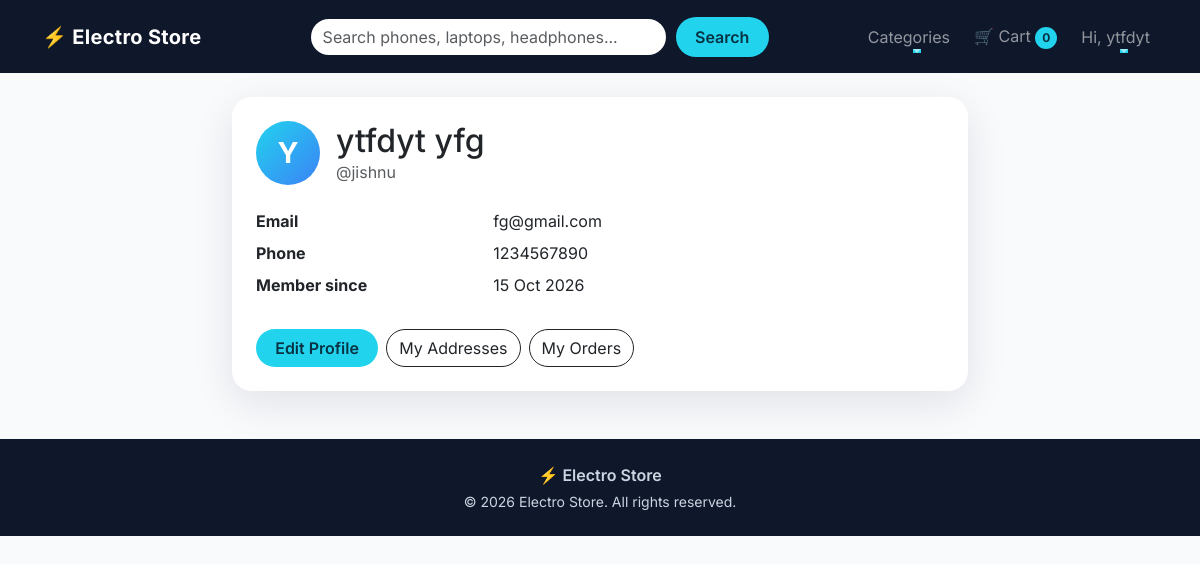
Before: /accounts/profile/ (signed in) with the older database file.
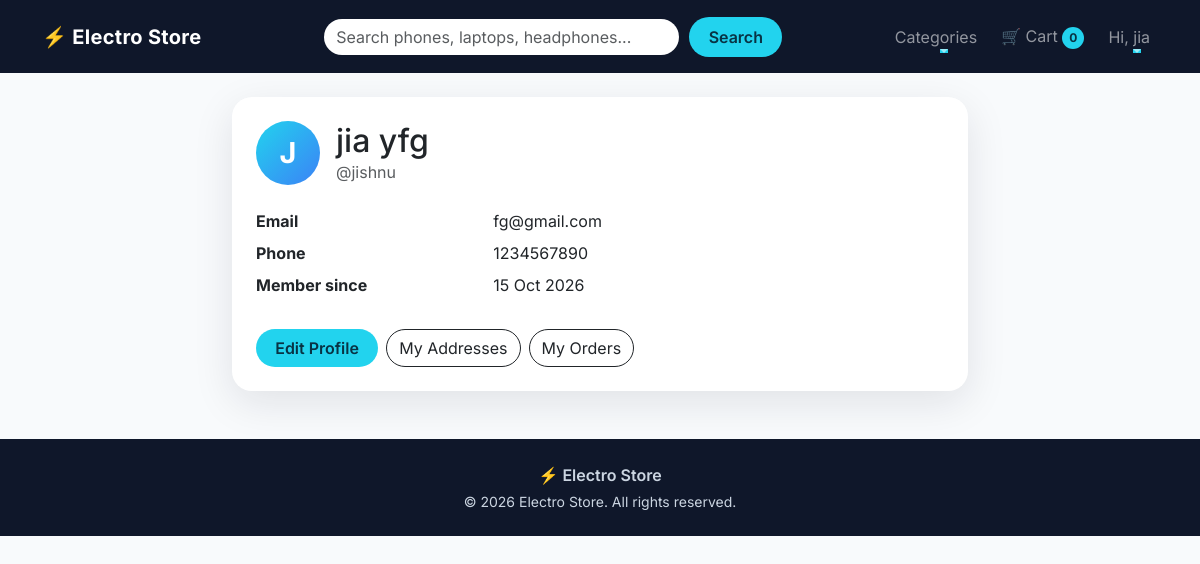
After: the same page with the newer database file.
### accounts/models.py (models this page shows)
class User(AbstractUser):
    phone = models.CharField(max_length=15, blank=True)

### accounts/views.py (the view)
# urls.py: path('profile/',views.profile_view,name='profile'),
@login_required
def profile_view(request):
    return render(request,'accounts_templates/profile.html')

### cart/context_processors.py (called while the page is built)
def cart_count(request):
    count = 0
    if request.user.is_authenticated:
        cart = Cart.objects.filter(user=request.user).first()
        if cart:
            count = cart.total_items
    return {'cart_count': count}

### store/context_processors.py (called while the page is built)
def categories(request):
    return {'nav_categories' : Category.objects.all()}

### templates/accounts_templates/profile.html (shortened to what this page needs)
{% extends 'base.html' %}
{% block content %}
<div class="row justify-content-center">
  <div class="col-lg-8">
    <div class="card auth-card p-4">
      <div class="d-flex align-items-center gap-3 mb-4">
        <div class="avatar">{{ user.first_name|default:user.username|slice:":1"|upper }}</div>
        <div>
          <h2 class="mb-0">{{ user.get_full_name|default:user.username }}</h2>
          <p class="text-muted mb-0">@{{ user.username }}</p>
        </div>
      </div>
      <dl class="row mb-4">
        <dt class="col-sm-4">Email</dt>
        <dd class="col-sm-8">{{ user.email|default:"Not added" }}</dd>
        <dt class="col-sm-4">Phone</dt>
        <dd class="col-sm-8">{{ user.phone|default:"Not added" }}</dd>
        <dt class="col-sm-4">Member since</dt>
        <dd class="col-sm-8">{{ user.date_joined|date:"d M Y" }}</dd>
      </dl>
      <div class="d-flex gap-2 flex-wrap">
        <a href="{% url 'accounts:edit_profile' %}" class="btn btn-accent">Edit Profile</a>
        <a href="{% url 'accounts:address_list' %}" class="btn btn-outline-dark rounded-pill">My Addresses</a>
        <a href="#" class="btn btn-outline-dark rounded-pill">My Orders</a>
      </div>
    </div>
  </div>
</div>
{% endblock %}

### templates/base.html (shortened to what this page needs)
{% load static %}
<!DOCTYPE html>
<html lang="en">
<head>
  <link href="https://cdn.jsdelivr.net/npm/bootstrap@5.3.3/dist/css/bootstrap.min.css" rel="stylesheet">
  <link href="{% static 'css/style.css' %}" rel="stylesheet">
</head>
<body>
  <nav class="navbar navbar-expand-lg navbar-dark sticky-top site-navbar" id="mainNavbar">
    <div class="container">
      <a class="navbar-brand" href="{% url 'store:home' %}"><span class="brand-icon">⚡</span> Electro Store</a>
      <div class="collapse navbar-collapse" id="navMenu">
        <form class="search-form mx-lg-auto my-3 my-lg-0" role="search" action="{% url 'store:product_list' %}" method="get">
          <input class="form-control" type="search" name="q" placeholder="Search phones, laptops, headphones...">
          <button class="btn btn-accent" type="submit">Search</button>
        </form>
        <ul class="navbar-nav align-items-lg-center gap-lg-2">
          <li class="nav-item dropdown">
            <a class="nav-link nav-anim dropdown-toggle" href="#" role="button" data-bs-toggle="dropdown"
              aria-expanded="false">
              Categories
            </a>
          </li>
          <li class="nav-item">
            <a class="nav-link nav-anim" href="#">
              🛒 Cart <span class="cart-badge" id="cartCount">{{ cart_count }}</span>
            </a>
          </li>
          {% if user.is_authenticated %}
          <li class="nav-item dropdown">
            <a class="nav-link nav-anim dropdown-toggle" href="#" role="button" data-bs-toggle="dropdown"
              aria-expanded="false">
              Hi, {{ user.first_name|default:user.username }}
            </a>
          </li>
          {% else %}
          <li class="nav-item"><a class="nav-link nav-anim" href="{% url 'accounts:login' %}">Login</a></li>
          <li class="nav-item"><a class="btn btn-accent ms-lg-2" href="{% url 'accounts:signup' %}">Sign Up</a></li>
          {% endif %}
        </ul>
      </div>
    </div>
  </nav>
  <main class="container my-4 page-content">
    {% block content %}{% endblock %}
  </main>
  <footer class="site-footer mt-5">
    <div class="container py-4 text-center">
      <p class="mb-1 fw-semibold">⚡ Electro Store</p>
      <p class="mb-0 small">© 2026 Electro Store. All rights reserved.</p>
    </div>
  </footer>
</body>
</html>

### static/css/style.css (style rules this page uses)
:root { --bg-dark: #0f172a; --accent: #22d3ee; --accent-dark: #06b6d4; --text-dark: #1e293b; --ease: cubic-bezier(0.22, 1, 0.36, 1); }
body { font-family: 'Inter', system-ui, sans-serif; color: var(--text-dark); background: #f8fafc; animation: pageFade 0.6s var(--ease); }
.site-navbar { background: var(--bg-dark); padding: 1rem 0; transition: padding 0.35s var(--ease), box-shadow 0.35s var(--ease), background 0.35s var(--ease); }
.navbar-brand { font-weight: 700; letter-spacing: 0.3px; transition: transform 0.3s var(--ease); }
.brand-icon { display: inline-block; transition: transform 0.5s var(--ease); }
.nav-anim { position: relative; }
.nav-anim::after { content: ''; position: absolute; left: 50%; bottom: 4px; width: 0; height: 2px; background: var(--accent); transition: width 0.3s var(--ease), left 0.3s var(--ease); }
.search-form { display: flex; width: 100%; max-width: 460px; gap: 0.5rem; }
.search-form .form-control { border-radius: 50px; border: 2px solid transparent; transition: border-color 0.3s, box-shadow 0.3s; }
.btn-accent { background: var(--accent); color: #083344; font-weight: 600; border: none; border-radius: 50px; padding: 0.45rem 1.2rem; transition: transform 0.25s var(--ease), box-shadow 0.25s var(--ease), background 0.25s; }
.cart-badge { display: inline-block; min-width: 22px; padding: 2px 7px; border-radius: 50px; background: var(--accent); color: #083344; font-size: 0.75rem; font-weight: 700; text-align: center; }
.site-footer { background: var(--bg-dark); color: #cbd5e1; }
.auth-card { border: none; border-radius: 20px; box-shadow: 0 12px 40px rgba(15, 23, 42, 0.1); animation: slideUp 0.7s var(--ease) both; }
.avatar { width: 64px; height: 64px; border-radius: 50%; display: flex; align-items: center; justify-content: center; background: linear-gradient(135deg, var(--accent), #3b82f6); color: #fff; font-size: 1.8rem; font-weight: 700; transition: transform 0.4s var(--ease); }

Changed rows visible on the page:
changed User "jishnu": first_name "ytfdyt" → "jia"; first_name "Y" → "J"; get_full_name "ytfdyt yfg" → "jia yfg"
